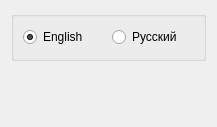
<?xml version="1.0" encoding="UTF-8"?>
<ui version="4.0">
 <class>Dialog</class>
 <widget class="QDialog" name="Dialog">
  <property name="geometry">
   <rect>
    <x>0</x>
    <y>0</y>
    <width>217</width>
    <height>127</height>
   </rect>
  </property>
  <property name="windowTitle">
   <string>Dialog</string>
  </property>
  <layout class="QVBoxLayout" name="verticalLayout">
   <item>
    <widget class="QGroupBox" name="groupBox">
     <property name="title">
      <string/>
     </property>
     <layout class="QHBoxLayout" name="horizontalLayout">
      <item>
       <widget class="QRadioButton" name="radioButton_en">
        <property name="text">
         <string>English</string>
        </property>
        <property name="checked">
         <bool>true</bool>
        </property>
       </widget>
      </item>
      <item>
       <widget class="QRadioButton" name="radioButton_ru">
        <property name="text">
         <string>Русский</string>
        </property>
       </widget>
      </item>
     </layout>
    </widget>
   </item>
   <item>
    <widget class="QLabel" name="label">
     <property name="text">
      <string/>
     </property>
    </widget>
   </item>
  </layout>
 </widget>
 <resources/>
 <connections/>
</ui>
